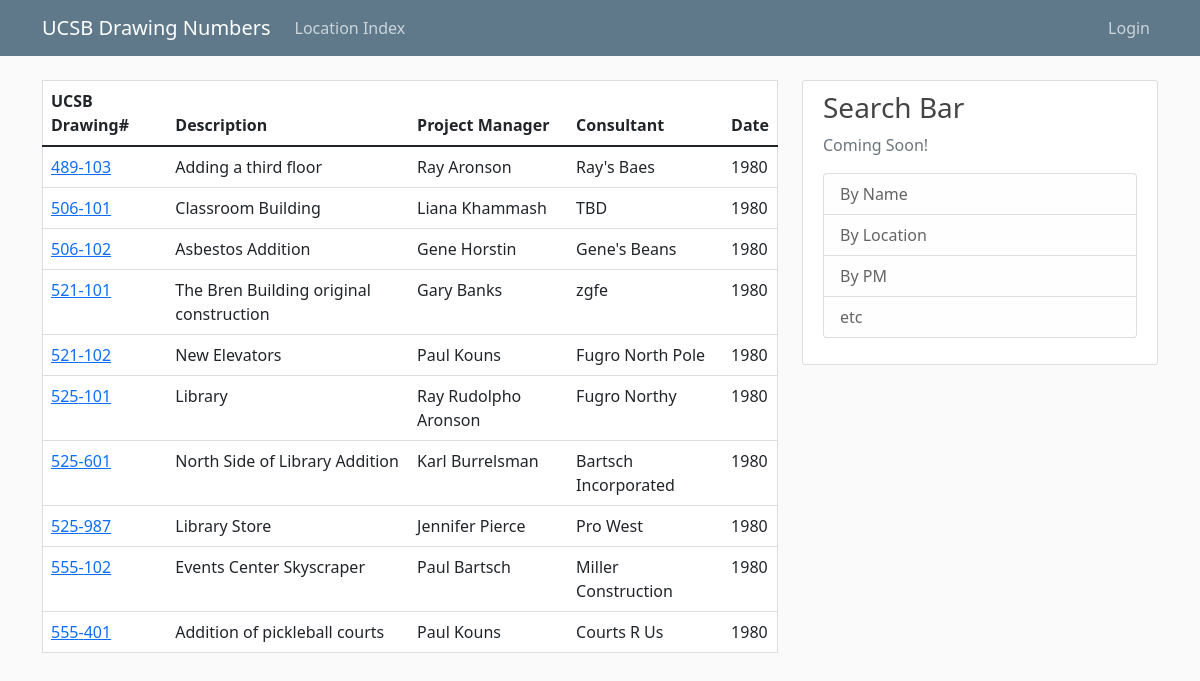
Before: / with the older database file.
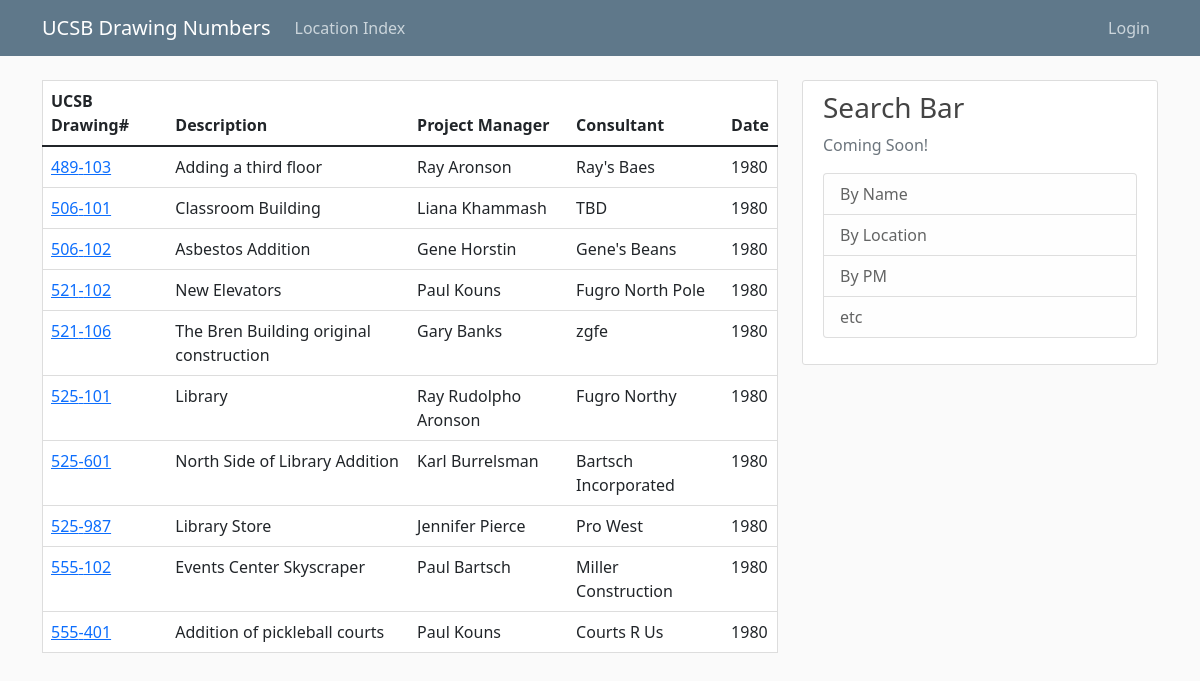
After: the same page with the newer database file.
### flaskdraw/models.py (models this page shows, shortened)
class Drawfile(db.Model):
    id = db.Column(db.Integer, primary_key=True)
    locnum = db.Column(db.Integer, db.ForeignKey("drawloc.locnum"), nullable=False)
    drawnum = db.Column(db.Integer, nullable=False)
    contractnum = db.Column(db.String(50), nullable=True)
    projectnum = db.Column(db.String(10), nullable=True)
    projectmngr = db.Column(db.String(100), nullable=True)
    mainconsult = db.Column(db.String(100), nullable=True)
    title = db.Column(db.Text, nullable=False)
    comments = db.Column(db.Text, nullable=True)
    date = db.Column(db.DateTime)

### flaskdraw/routes.py (the view)
@app.route("/")
def index():
    lnum = request.args.get('lnum')
    if lnum:
        drawings = Drawfile.query.order_by(Drawfile.locnum.asc(), Drawfile.drawnum.asc()).filter(Drawfile.locnum == lnum).all()
    else:
        drawings = Drawfile.query.order_by(Drawfile.locnum.asc(), Drawfile.drawnum.asc()).all()
    return render_template("index.html", drawings=drawings, title="Home Page")

### flaskdraw/templates/index.html
{% extends 'base.html' %}
{% block content%}
<div class="content ">
  <table class="table content-section">
    <thead>
      <tr>
        <th class="order" scope="col">UCSB Drawing#</th>
        <th class="order" scope="col">Description</th>
        <th class="order" scope="col">Project Manager</th>
        <th class="order" scope="col">Consultant</th>
        <th class="order" scope="col">Date</th>
      </tr>
    </thead>
    <tbody>
      {% for draw in drawings %}
      <tr>
        <td scope="row"><a href="{{ url_for('project', project_id=draw.id)}}">
          {{ draw.locnum }}-{{ draw.drawnum }}</a></td>
        <td>{{ draw.title }}</td>
        <td>{{ draw.projectmngr }}</td>
        <td>{{ draw.mainconsult}}</td>
        <td>1980</td>
      </tr>
      {% endfor %}
    </tbody>
  </table>
</div>
{% endblock %}

### flaskdraw/templates/base.html (shortened to what this page needs)
<!doctype html>
<html lang="en">
<head>
    <link rel="stylesheet" href="https://cdn.jsdelivr.net/npm/bootstrap@5.1.3/dist/css/bootstrap.min.css"
>
    <link rel="stylesheet" type="text/css" href="{{ url_for('static', filename='base.css') }}">
</head>
<body>
    <header class="site-header">
        <nav class="navbar navbar-expand-md navbar-dark bg-steel fixed-top">
            <div class="container">
                <a class="navbar-brand" href="{{ url_for('index') }}">UCSB Drawing Numbers</a>
                <div class="collapse navbar-collapse" id="navbarSupportedContent">
                    <ul class="navbar-nav me-auto mb-2 mb-lg-0">
                        <li class="nav-item">
                            <a class="nav-item nav-link" href="{{ url_for('locations') }}">Location Index</a>
                        </li>
                    </ul>
                    <ul class="navbar-nav d-flex">
                        {% if current_user.is_authenticated %}
                        <li class="nav-item:">
                            <a class="nav-item nav-link" href="{{ url_for('create') }}">New Drawing Number</a>
                        </li>
                        <li class="nav-item:">
                            <a class="nav-item nav-link" href="{{ url_for('add_loc') }}">New Location</a>
                        </li>
                        <li class="nav-item:">
                            <a class="nav-item nav-link" href="{{ url_for('account') }}">Account</a>
                        </li>
                        <li class="nav-item:">
                            <a class="nav-item nav-link" href="{{ url_for('logout') }}">Logout</a>
                        </li>
                        {% else %}
                        <li class="nav-item:">
                            <a class="nav-item nav-link" href="{{ url_for('login') }}">Login</a>
                        </li>
                        {% endif %}
                    </ul>
                </div>
            </div>
        </nav>
    </header>
    <main role="main" class="container">
        <div class="row">
            <div class="col-md-8">
                {% block content %}{% endblock %}
            </div>
            <div class="col-md-4">
                <div class="content-section">
                    <h3>Search Bar</h3>
                    <p class='text-muted'>Coming Soon!
                        <ul class="list-group">
                            <li class="list-group-item list-group-item-light">By Name</li>
                            <li class="list-group-item list-group-item-light">By Location</li>
                            <li class="list-group-item list-group-item-light">By PM</li>
                            <li class="list-group-item list-group-item-light">etc</li>
                        </ul>
                    </p>
                </div>
            </div>
        </div>
    </main>
</body>
</html>

### flaskdraw/static/base.css (style rules this page uses)
body { background: #fafafa; color: #333333; margin-top: 5rem; }
h1, h2, h3, h4, h5, h6 { color: #444444; }
.bg-steel { background-color: #5f788a; }
.site-header .navbar-nav .nav-link { color: #cbd5db; }
.content-section { background: #ffffff; padding: 10px 20px; border: 1px solid #dddddd; border-radius: 3px; margin-bottom: 20px; }

Changed rows visible on the page:
shown differently, row unchanged: Drawfile "New Elevators": moves up the list
changed Drawfile "The Bren Building original construction": drawnum "101" → "106"
